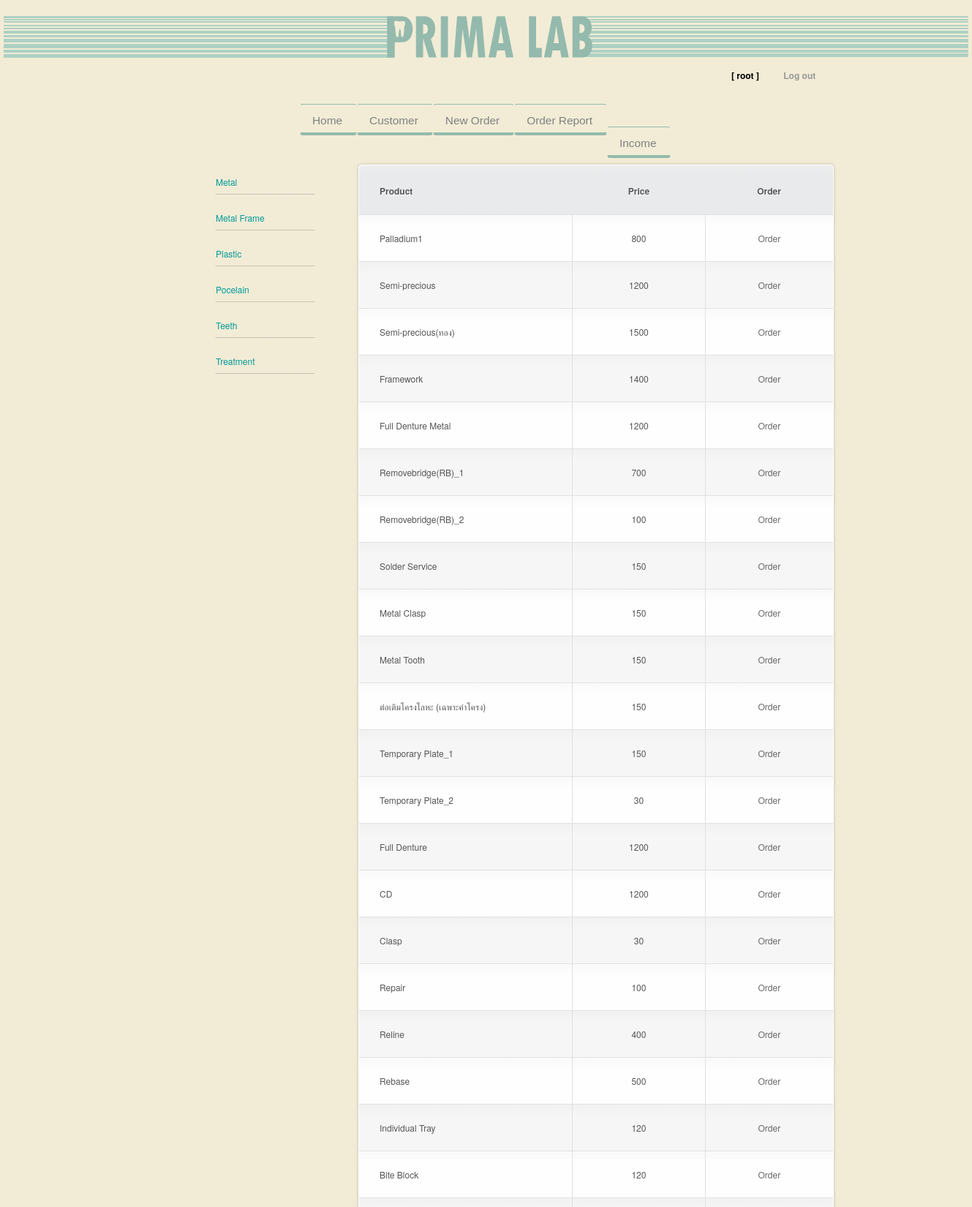
/Site/product.php (signed in, upper part), run on the app's committed database.
### tables this page shows
CREATE TABLE `category` (
  `category_id` int(11) NOT NULL auto_increment,
  `category_name` varchar(50) default NULL,
  PRIMARY KEY  (`category_id`)
);

CREATE TABLE `product` (
  `product_id` int(11) NOT NULL auto_increment,
  `product_name` varchar(50) default NULL,
  `price` int(11) default NULL,
  `category_id` int(11) default NULL,
  PRIMARY KEY  (`product_id`)
);

### Site/product.php (the view, shortened to what this page needs)
<!DOCTYPE html PUBLIC "-//W3C//DTD XHTML 1.0 Strict//EN" "http://www.w3.org/TR/xhtml1/DTD/xhtml1-strict.dtd">
<html xmlns="http://www.w3.org/1999/xhtml">
<head>
<link href="css/reset.css" rel="stylesheet" type="text/css"/>
<link href="css/mian.css" rel="stylesheet" type="text/css" />
<link href="css/idealForms/idealForms.css" rel="stylesheet" type="text/css" media="screen"/>
<link href="css/idealForms/idealForms-theme-sapphire.css" rel="stylesheet" type="text/css" media="screen"/>
<link href="css/table.css" rel="stylesheet" type="text/css" />
</head>
<body>
<div id="wrapper-main">
	<div id="logo-left" class="left"></div>
	<div id="wrapper-logo-main" class="left"></div>
	<div id="logo-right" class="left"></div>
</div>
<?PHP
   	if(!isset($_SESSION['username']))
	{
		echo "<script>alert('Please Login');window.location='login.php';</script>"
	?>
   <?php
   }else
   {
   ?>
<div id="login-box">
	<ul>
		<li>[ <?PHP echo $_SESSION['username']?> ]</li>
		<a href="logout.php"><li>Log out</li></a>
	</ul>
</div>
<?php }?>
<div id="wrapper-menu">
<div id="top_navigation">
	<ul class="nav">
		<li><a href="index.php">Home</a></li>
		<li><a href="customer.php">Customer</a></li>
		<li><a href="new-order.php">New Order</a></li>
		<li><a href="order-history.php">Order Report</a></li>
		<li><a href="report.php">Income</a></li>
	</ul>
</div>
</div>
</div>		<?php
			$sqlc 	= "select * from category order by category_id asc";
			$queryc	= mysql_query($sqlc)  or die(mysql_error());
			$numc	= mysql_num_rows($queryc);
		?>
<div id="side-menu">
	<ul>
		<?php
		for($i=1;$i<=$numc;$i++)
			{
				$rowc = mysql_fetch_array($queryc);
		?>
			<li><a href="product.php?category_id=<?php echo $rowc['category_id']; ?>"><?php echo $rowc['category_name'];?></a></li>
		<?php
			}
		?>
	</ul>
</div>
	<?php
		$str = "";
		$str .= !empty($_GET['category_id'])?" and category_id ={$_GET['category_id']}":"";
		$sql = "select * from product
				natural join category
				where 1=1 $str
				order by product_id asc";
		$query = mysql_query($sql) or die(mysql_error());
		$num = mysql_num_rows($query);
	?>
<div id="wrapper-product">
	<table width="1079">
	<tr>
		<th width="45%">Product</th>
		<th width="28%">Price</th>
		<th>Order</th>
	</tr>
	<?php
			for($i=1;$i<=$num;$i++)
			{
			  $row = mysql_fetch_array($query);
		?>
   		<tr>
			<td><?php echo $row['product_name']?></td>
			<td><?php echo $row['price']?></td>
			<td width="27%"><a href="order.php?product_id=<?php echo $row['product_id'] ?>&act=add">Order</a></th>
		</tr>
    	<?php }?>
	</table>
</div>
</body>
</html>

### Site/css/mian.css (style rules this page uses)
body { background-color: #F2ECD6; }
.left { float: left; }
#wrapper-logo-main { background-image: url(../images/logo_main.png); margin-top: 20px; background-repeat: no-repeat; height: 60px; width: 639px; margin-left: 0px; margin-right: auto; margin-bottom: auto; }
#wrapper-main { height: 80px; margin-right: auto; margin-left: auto; width: 1319px; }
#logo-left { height: 60px; width: 340px; margin-top: 20px; background-image: url(../images/bg.png); background-repeat: repeat-x; }
#logo-right { height: 60px; width: 340px; margin-top: 20px; background-image: url(../images/bg_right.png); background-repeat: repeat-x; }
#login-box { height: 30px; padding-top: 10px; width: 250px; margin-left: 1000px; color: #000; font-weight: bold; }
#login-box ul a { color: #999; text-decoration: none; }
#login-box ul li { display: inline; margin-right: 30px; }
#wrapper-menu { height: 80px; display: inline-block; list-style-type: none; margin-top: 10px; width: 650px; margin-right: auto; padding-left: 150px; padding-top: 5px; margin-left: 250px; }
#wrapper-menu ul li { display: inline; margin-right: 60px; margin-top: auto; margin-bottom: auto; }
#side-menu { height: 500px; width: 150px; float: left; margin-left: 280px; margin-right: 50px; margin-bottom: 20px; }
#wrapper-product table { width: 75%; }
#side-menu ul { margin-top: 20px; }
#side-menu ul li { text-decoration: none; display: block; list-style-type: none; margin-bottom: 18px; margin-left: 15px; border-bottom-width: 1px; border-bottom-style: dotted; border-bottom-color: #999; padding-bottom: 3px; }
#side-menu ul li a { color: #099; text-decoration: none; }
#wrapper-product { width: 1150px; padding-top: 0px; }
#wrapper-product table { width: 650px; margin-top: 10px; }
* { margin : 0; padding : 0; list-style : none; text-decoration : none; line-height : 27px; }
#top_navigation { background : transparent; width: 800px; height : 77px; list-style : none; margin-top : 7px; margin-bottom : 11px; width : 100%; }
ul.nav { background : transparent; width: 800px; height : 57px; line-height : 31px; list-style : none; padding : 0 10px; font-size : 14px; }
ul.nav li { display : inline; padding : 0; background : transparent; }
ul.nav a { background : transparent; height : 20px; font-size : 1.1em; color : #808080; float : left; padding : 8px 19px 10px 16px; text-decoration : none; border-top: 1px solid #94BAAD; border-bottom : 4px solid #94BAAD; border-left : 1px solid transparent; border-right : 1px solid transparent; border-radius : 4px; -moz-border-radius : 4px; -webkit-border-radius: 4px; font-family: Arial, Helvetica, sans-serif; }

### Site/css/table.css (style rules this page uses)
html, body, div, span, object, iframe, h1, h2, h3, h4, h5, h6, p, blockquote, pre, abbr, address, cite, code, del, dfn, em, img, ins, kbd, q, samp, small, strong, sub, sup, var, b, i, dl, dt, dd, ol, ul, li, fieldset, form, label, legend, table, caption, tbody, tfoot, thead, tr, th, td { margin:0; padding:0; border:0; outline:0; font-size:100%; vertical-align:baseline; background:transparent; }
body { margin:0; padding:0; font:12px/15px "Helvetica Neue",Arial, Helvetica, sans-serif; color: #555; background:#F2ECD6; }
a { color:#666; }
table { overflow:hidden; border:1px solid #d3d3d3; background:#fefefe; width:100%; -moz-border-radius:5px; -webkit-border-radius:5px; border-radius:5px; -moz-box-shadow: 0 0 4px rgba(0, 0, 0, 0.2); -webkit-box-shadow: 0 0 4px rgba(0, 0, 0, 0.2); margin-top: 5%; margin-right: auto; margin-bottom: 0; margin-left: auto; }
th, td { padding:18px 28px 18px; text-align:center; }
th { padding-top:22px; text-shadow: 1px 1px 1px #fff; background:#e8eaeb; }
td { border-top:1px solid #e0e0e0; border-right:1px solid #e0e0e0; }
tr.odd-row td { background:#f6f6f6; }
td.first, th.first { text-align:left }
td.last { border-right:none; }
td { background: -moz-linear-gradient(100% 25% 90deg, #fefefe, #f9f9f9); background: -webkit-gradient(linear, 0% 0%, 0% 25%, from(#f9f9f9), to(#fefefe)); }
tr.odd-row td { background: -moz-linear-gradient(100% 25% 90deg, #f6f6f6, #f1f1f1); background: -webkit-gradient(linear, 0% 0%, 0% 25%, from(#f1f1f1), to(#f6f6f6)); }
th { background: -moz-linear-gradient(100% 20% 90deg, #e8eaeb, #ededed); background: -webkit-gradient(linear, 0% 0%, 0% 20%, from(#ededed), to(#e8eaeb)); }
tr:first-child th.first { -moz-border-radius-topleft:5px; -webkit-border-top-left-radius:5px; }
tr:first-child th.last { -moz-border-radius-topright:5px; -webkit-border-top-right-radius:5px; }

### data on the page
category: category_name "Metal"
category: category_name "Metal Frame"
category: category_name "Plastic"
category: category_name "Pocelain"
category: category_name "Teeth"
category: category_name "Treatment"
product: product_name "Palladium1", price "800"
product: product_name "Semi-precious", price "1200"
product: product_name "Semi-precious(ทอง)", price "1500"
product: product_name "Framework", price "1400"
product: product_name "Full Denture Metal", price "1200"
product: product_name "Removebridge(RB)_1", price "700"
product: product_name "Removebridge(RB)_2", price "100"
product: product_name "Solder Service", price "150"
product: product_name "Metal Clasp", price "150"
product: product_name "Metal Tooth", price "150"
product: product_name "ต่อเติมโครงโลหะ (เฉพาะค่าโครง)", price "150"
product: product_name "Temporary Plate_1", price "150"
product: product_name "Temporary Plate_2", price "30"
product: product_name "Full Denture", price "1200"
product: product_name "CD", price "1200"
product: product_name "Clasp", price "30"
product: product_name "Repair", price "100"
product: product_name "Reline", price "400"
product: product_name "Rebase", price "500"
product: product_name "Individual Tray", price "120"
product: product_name "Bite Block", price "120"

### other printed values
$_SESSION['username'] "root"
